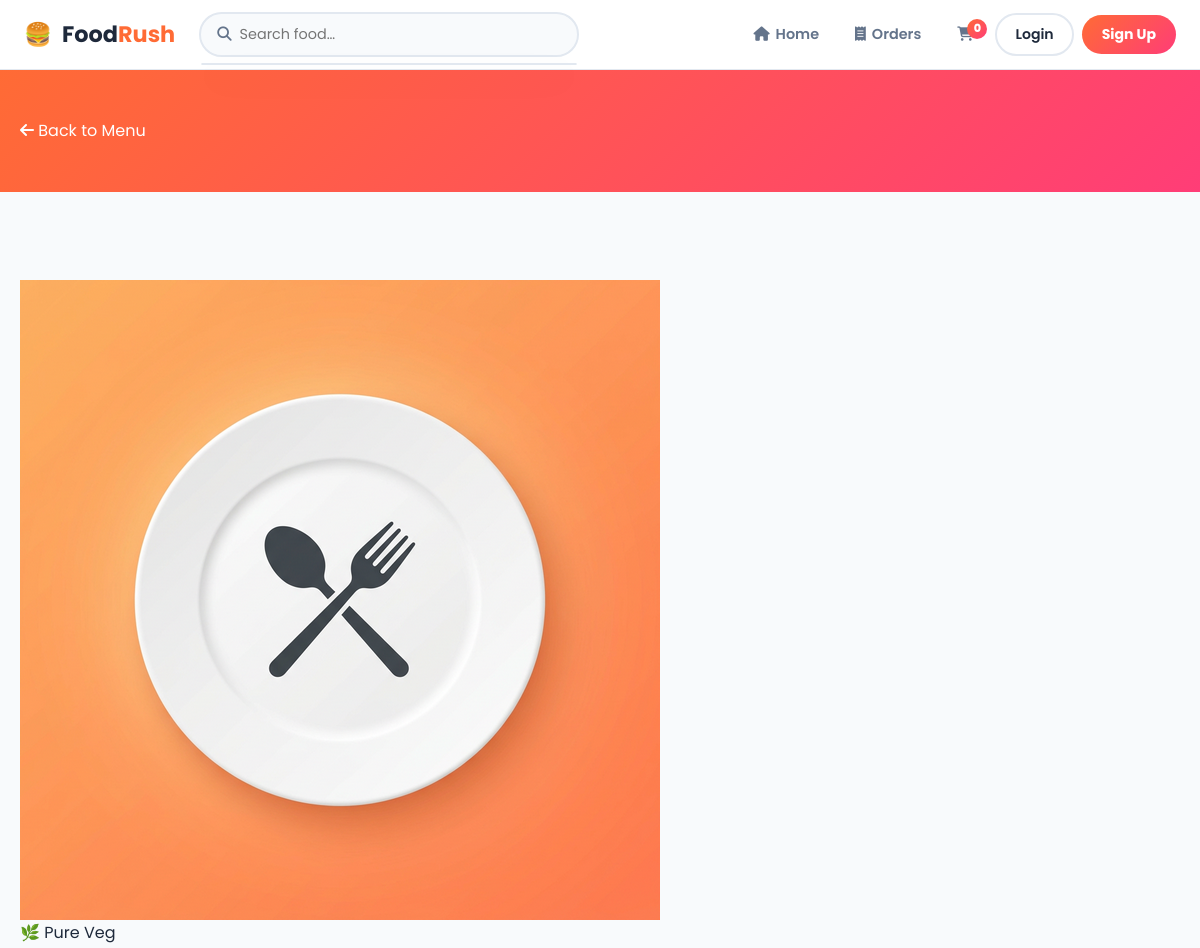
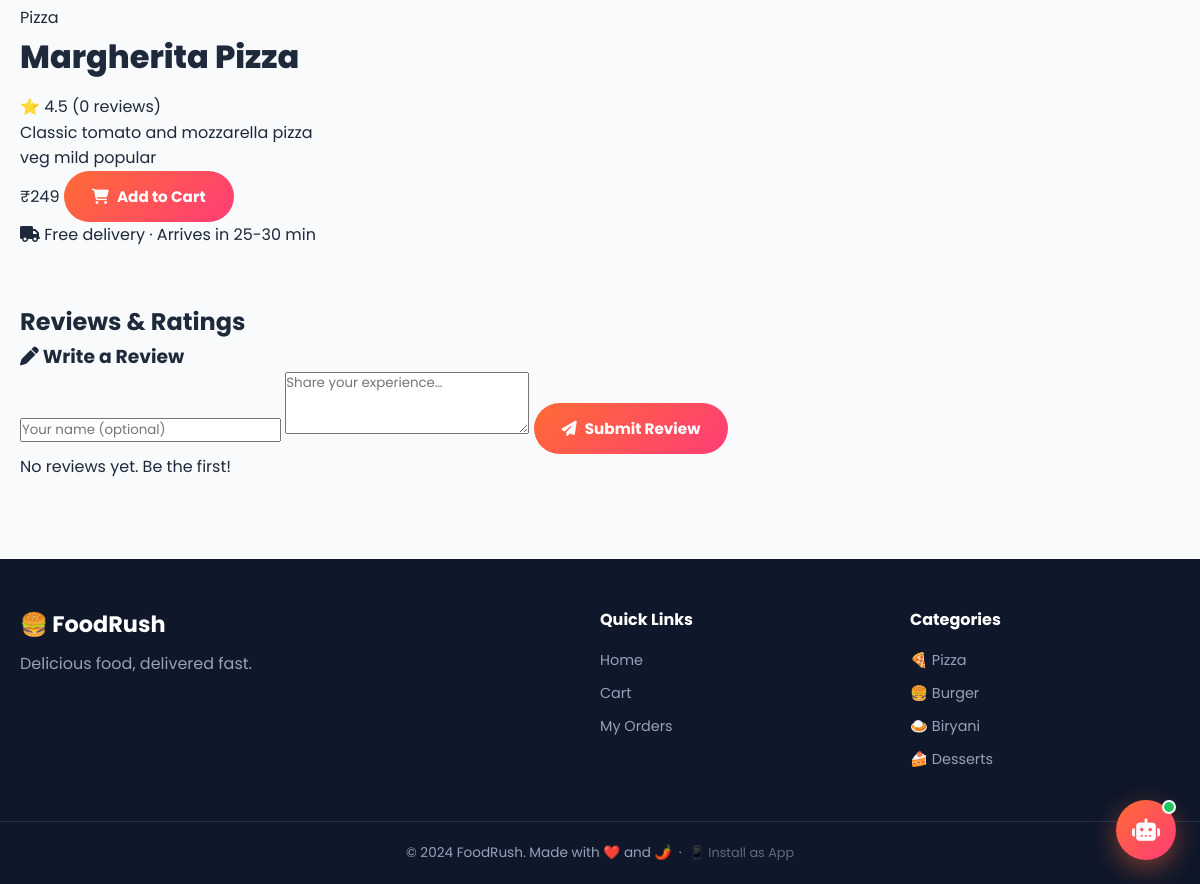
The page /food/21 on the database its author committed (2 pictures, top to bottom).
### tables this page shows
CREATE TABLE food_items (
            id INTEGER PRIMARY KEY AUTOINCREMENT,
            name TEXT NOT NULL,
            category TEXT NOT NULL,
            price REAL NOT NULL,
            rating REAL DEFAULT 4.0,
            description TEXT,
            image TEXT DEFAULT 'default.png',
            is_veg INTEGER DEFAULT 1,
            tags TEXT DEFAULT '',
            is_available INTEGER DEFAULT 1
        );

### app.py (the view)
@app.route("/food/<int:food_id>")
def food_detail(food_id):
    conn  = get_db()
    food  = conn.execute("SELECT * FROM food_items WHERE id=?", (food_id,)).fetchone()
    reviews = conn.execute("SELECT * FROM reviews WHERE food_id=? ORDER BY created_at DESC", (food_id,)).fetchall()
    conn.close()
    if not food: return redirect(url_for("index"))
    return render_template("food_detail.html", food=food, reviews=reviews)

### app.py (called while the page is built)
def get_db():
    conn = sqlite3.connect(DB_PATH)
    conn.row_factory = sqlite3.Row
    return conn

def get_session_id():
    if "sid" not in session:
        session["sid"] = str(uuid.uuid4())
    return session["sid"]

def get_cart_count(sid):
    conn = get_db()
    n = conn.execute("SELECT SUM(quantity) FROM cart WHERE session_id=?", (sid,)).fetchone()[0]
    conn.close()
    return n or 0

def get_current_user():
    uid = session.get("user_id")
    if not uid: return None
    conn = get_db()
    user = conn.execute("SELECT * FROM users WHERE id=?", (uid,)).fetchone()
    conn.close()
    return user

@app.context_processor
def inject_globals():
    return {"current_user": get_current_user(), "cart_count": get_cart_count(get_session_id())}

### templates/food_detail.html (shortened to what this page needs)
{% extends "base.html" %}
{% block content %}
<div class="page-header">
    <div class="container">
        <a href="{{ url_for('index') }}" class="back-link"><i class="fas fa-arrow-left"></i> Back to Menu</a>
    </div>
</div>
<section class="food-detail-section">
    <div class="container">
        <div class="food-detail-layout">
            <div class="food-detail-image">
                <img src="{{ url_for('static', filename='images/' + food.image) }}" alt="{{ food.name }}"
                    onerror="this.src='{{ url_for('static', filename='images/default.png') }}'" />
                <span class="veg-badge-lg {% if food.is_veg %}veg{% else %}non-veg{% endif %}">
                    {% if food.is_veg %}🌿 Pure Veg{% else %}🍗 Non-Veg{% endif %}
                </span>
            </div>
            <div class="food-detail-info">
                <span class="detail-category">{{ food.category }}</span>
                <h1>{{ food.name }}</h1>
                <div class="detail-rating">
                    <span class="stars">⭐ {{ food.rating }}</span>
                    <span class="review-count">({{ reviews|length }} reviews)</span>
                </div>
                <p class="detail-desc">{{ food.description }}</p>
                {% if food.tags %}
                <div class="detail-tags">
                    {% for tag in food.tags.split(',') %}
                    <span class="tag">{{ tag.strip() }}</span>
                    {% endfor %}
                </div>
                {% endif %}
                <div class="detail-price-row">
                    <span class="detail-price">₹{{ food.price | int }}</span>
                    <button class="btn-gradient btn-large" onclick="addToCart({{ food.id }}, this)">
                        <i class="fas fa-shopping-cart"></i> Add to Cart
                    </button>
                </div>
                <div class="detail-delivery">
                    <i class="fas fa-truck"></i> Free delivery · Arrives in 25-30 min
                </div>
            </div>
        </div>
        <div class="reviews-section">
            <h2>Reviews & Ratings</h2>
            <div class="review-form-card">
                <h3><i class="fas fa-pen"></i> Write a Review</h3>
                <input type="text" id="reviewName" placeholder="Your name (optional)" />
                <textarea id="reviewText" rows="3" placeholder="Share your experience…"></textarea>
                <button class="btn-gradient" onclick="submitReview({{ food.id }})">
                    <i class="fas fa-paper-plane"></i> Submit Review
                </button>
            </div>
            <div class="reviews-list" id="reviewsList">
                {% if reviews %}
                {% for rev in reviews %}
                <div class="review-card">
                    <div class="review-header">
                        <div class="review-avatar">{{ rev.reviewer_name[0].upper() }}</div>
                        <div>
                            <strong>{{ rev.reviewer_name }}</strong>
                            <small>{{ rev.created_at[:10] }}</small>
                        </div>
                        <span class="sentiment-badge sentiment-{{ rev.sentiment|lower }}">
                            {% if rev.sentiment == 'Positive' %}😊 Positive
                            {% elif rev.sentiment == 'Negative' %}😞 Negative
                            {% else %}😐 Neutral{% endif %}
                        </span>
                    </div>
                    <p class="review-text">{{ rev.review_text }}</p>
                    <div class="sentiment-score">
                        Sentiment Score: <strong>{{ rev.sentiment_score }}</strong>
                    </div>
                </div>
                {% endfor %}
                {% else %}
                <div class="no-reviews">No reviews yet. Be the first!</div>
                {% endif %}
            </div>
        </div>
    </div>
</section>
{% endblock %}

### static/css/style.css (style rules this page uses)
*, *::before, *::after { box-sizing: border-box; margin: 0; padding: 0; }
html { scroll-behavior: smooth; }
body { font-family: 'Poppins', sans-serif; background: var(--bg); color: var(--text); line-height: 1.6; padding-top: var(--navbar-h); }
a { text-decoration: none; color: inherit; }
img { max-width: 100%; display: block; }
input, textarea, select, button { font-family: inherit; }
.container { max-width: 1200px; margin: 0 auto; padding: 0 20px; }
.btn-gradient { display: inline-flex; align-items: center; gap: 8px; background: var(--gradient); color: #fff; padding: 14px 28px; border-radius: 50px; border: none; cursor: pointer; font-weight: 700; font-size: .95rem; transition: var(--tr); white-space: nowrap; }
.page-header { background: var(--gradient); color: #fff; padding: 48px 0; margin-bottom: 40px; }
.food-detail-section { padding: 48px 0 80px; }
.food-detail-info { padding: 8px 0; }
.food-detail-info h1 { font-size: 2rem; font-weight: 800; margin-bottom: 12px; }
.reviews-section { margin-top: 48px; }

### rows shown on the page
food_items: category "Pizza", name "Margherita Pizza", rating "4.5", description "Classic tomato and mozzarella pizza", price "249"

### other values the page prints
{{ cart_count }} "0"
{{ reviews|length }} "0"
{{ tag.strip() }} "veg" "mild" "popular"
